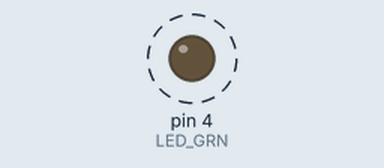
A sketch run on a simulated Arduino Uno, built with avr-gcc and run on an emulated ATmega328P. On the bench: output pins drawn as LEDs (lit = HIGH). Dashed ring = blinking. What the sketch prints to the serial monitor is not drawn.

Above: at 0.5 s.
Timing chart, 0 to 4.7 s (numbered marks = the images above):
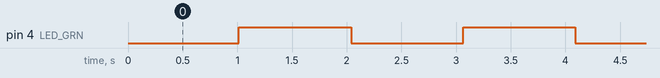

Measured:
- by itself, pin 4 (LED_GRN): alternates HIGH for 1.0 s and LOW for 1.0 s

The sketch:

LED.ino
```cpp
/* LED Blinken im Sekundentakt
 * Sven Kloska
 * 11.09.2020
 * Arduino Uno (Chinakopie)
 * Grüne LED an Pin 3
 */


#define LED_GRN 4 //Variable für den Ausgangspin der LED Grün

unsigned long time = millis();  //Variable um die Zeit zu speichern für das Blinken

bool GRN_Status = false;  //Variable für den Status, den die LED haben soll

void setup() {

//Pin zuweisen für die grüne LED
  pinMode(LED_GRN, OUTPUT);

//Initialisiere die serielle Kommunikation
  Serial.begin(9600);

}


void loop() {


  if(millis()-time > 1000)     //Millis gibt die Laufzeit wieder, ist diese abzüglich time größer 1000 wird die Bedingung ausgeführt
  {
    GRN_Status = !GRN_Status;         //Invertiere den Status der LED
    digitalWrite(LED_GRN, GRN_Status);  //Schreibe den neuen Zustand
    time = millis();           //Schreibe die aktuelle Zeit in time, damit Laufzeit minus time 0 ergibt
  }


//Debugging Ausgabe:
Serial.print ("time: ");
Serial.print (time);
Serial.print (" Status Grüne: ");
Serial.println (GRN_Status);
//Serial.println (millis);


}
```
